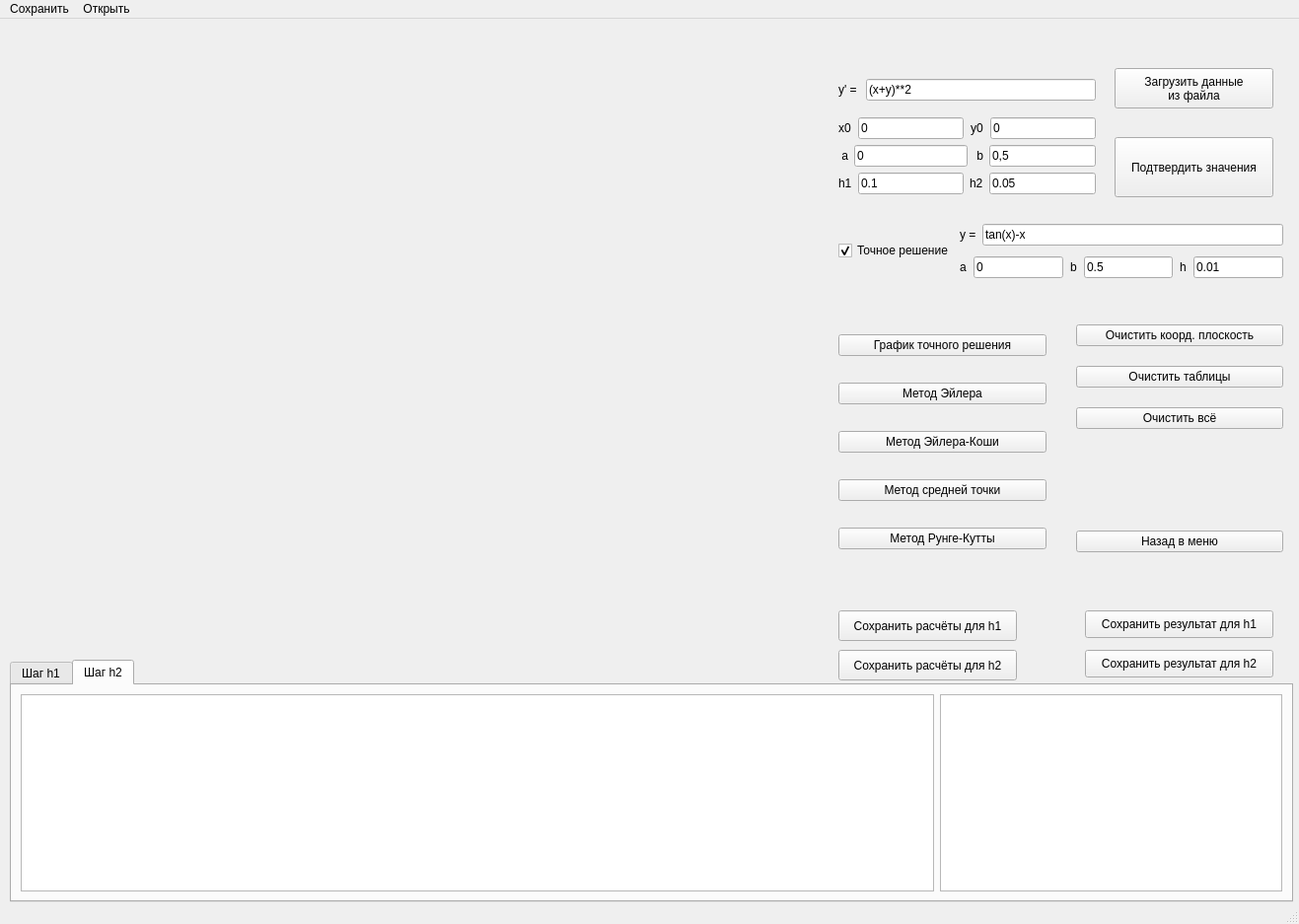
<?xml version="1.0" encoding="UTF-8"?>
<ui version="4.0">
 <class>MainWindow</class>
 <widget class="QMainWindow" name="MainWindow">
  <property name="geometry">
   <rect>
    <x>0</x>
    <y>0</y>
    <width>1317</width>
    <height>937</height>
   </rect>
  </property>
  <property name="minimumSize">
   <size>
    <width>1317</width>
    <height>937</height>
   </size>
  </property>
  <property name="maximumSize">
   <size>
    <width>1317</width>
    <height>937</height>
   </size>
  </property>
  <property name="windowTitle">
   <string>MainWindow</string>
  </property>
  <widget class="QWidget" name="centralwidget">
   <widget class="QTabWidget" name="tabWidget">
    <property name="geometry">
     <rect>
      <x>10</x>
      <y>650</y>
      <width>1301</width>
      <height>246</height>
     </rect>
    </property>
    <property name="currentIndex">
     <number>1</number>
    </property>
    <widget class="QWidget" name="tab">
     <attribute name="title">
      <string>Шаг h1</string>
     </attribute>
     <layout class="QHBoxLayout" name="horizontalLayout_10">
      <item>
       <layout class="QHBoxLayout" name="horizontalLayout" stretch="8,3">
        <item>
         <widget class="QTableView" name="h1_tableView"/>
        </item>
        <item>
         <widget class="QTableView" name="h1_result_tableView"/>
        </item>
       </layout>
      </item>
     </layout>
    </widget>
    <widget class="QWidget" name="tab_2">
     <attribute name="title">
      <string>Шаг h2</string>
     </attribute>
     <layout class="QHBoxLayout" name="horizontalLayout_19">
      <item>
       <layout class="QHBoxLayout" name="horizontalLayout_11" stretch="8,3">
        <item>
         <widget class="QTableView" name="h2_tableView"/>
        </item>
        <item>
         <widget class="QTableView" name="h2_result_tableView"/>
        </item>
       </layout>
      </item>
     </layout>
    </widget>
   </widget>
   <widget class="QWidget" name="layoutWidget">
    <property name="geometry">
     <rect>
      <x>850</x>
      <y>200</y>
      <width>451</width>
      <height>71</height>
     </rect>
    </property>
    <layout class="QHBoxLayout" name="horizontalLayout_18" stretch="2,7">
     <item>
      <widget class="QCheckBox" name="use_actual_solution_checkBox">
       <property name="text">
        <string>Точное решение</string>
       </property>
       <property name="checked">
        <bool>true</bool>
       </property>
      </widget>
     </item>
     <item>
      <layout class="QVBoxLayout" name="verticalLayout_5">
       <property name="spacing">
        <number>3</number>
       </property>
       <item>
        <layout class="QHBoxLayout" name="horizontalLayout_13">
         <item>
          <widget class="QLabel" name="label_9">
           <property name="text">
            <string>y = </string>
           </property>
          </widget>
         </item>
         <item>
          <widget class="QLineEdit" name="diff_eq_solution_line_edit">
           <property name="text">
            <string>tan(x)-x</string>
           </property>
          </widget>
         </item>
        </layout>
       </item>
       <item>
        <layout class="QHBoxLayout" name="horizontalLayout_17">
         <property name="spacing">
          <number>7</number>
         </property>
         <item>
          <layout class="QHBoxLayout" name="horizontalLayout_14">
           <item>
            <widget class="QLabel" name="label_10">
             <property name="text">
              <string>a</string>
             </property>
            </widget>
           </item>
           <item>
            <widget class="QLineEdit" name="solution_a_le">
             <property name="text">
              <string>0</string>
             </property>
            </widget>
           </item>
          </layout>
         </item>
         <item>
          <layout class="QHBoxLayout" name="horizontalLayout_15">
           <item>
            <widget class="QLabel" name="label_11">
             <property name="text">
              <string>b</string>
             </property>
            </widget>
           </item>
           <item>
            <widget class="QLineEdit" name="solution_b_le">
             <property name="text">
              <string>0.5</string>
             </property>
            </widget>
           </item>
          </layout>
         </item>
         <item>
          <layout class="QHBoxLayout" name="horizontalLayout_16">
           <item>
            <widget class="QLabel" name="label_12">
             <property name="text">
              <string>h</string>
             </property>
            </widget>
           </item>
           <item>
            <widget class="QLineEdit" name="solution_h_le">
             <property name="text">
              <string>0.01</string>
             </property>
            </widget>
           </item>
          </layout>
         </item>
        </layout>
       </item>
      </layout>
     </item>
    </layout>
   </widget>
   <widget class="QPushButton" name="check_settings_btn">
    <property name="geometry">
     <rect>
      <x>1130</x>
      <y>120</y>
      <width>161</width>
      <height>61</height>
     </rect>
    </property>
    <property name="text">
     <string>Подтвердить значения</string>
    </property>
   </widget>
   <widget class="QWidget" name="verticalLayoutWidget">
    <property name="geometry">
     <rect>
      <x>10</x>
      <y>10</y>
      <width>821</width>
      <height>631</height>
     </rect>
    </property>
    <layout class="QVBoxLayout" name="plot_layout">
     <item>
      <widget class="QWidget" name="plot_widget" native="true">
       <property name="minimumSize">
        <size>
         <width>400</width>
         <height>400</height>
        </size>
       </property>
      </widget>
     </item>
    </layout>
   </widget>
   <widget class="QWidget" name="layoutWidget_5">
    <property name="geometry">
     <rect>
      <x>1090</x>
      <y>310</y>
      <width>211</width>
      <height>231</height>
     </rect>
    </property>
    <layout class="QVBoxLayout" name="verticalLayout_2">
     <property name="spacing">
      <number>20</number>
     </property>
     <property name="leftMargin">
      <number>1</number>
     </property>
     <item>
      <widget class="QPushButton" name="clear_canvas_btn">
       <property name="text">
        <string>Очистить коорд. плоскость</string>
       </property>
      </widget>
     </item>
     <item>
      <widget class="QPushButton" name="clear_tables_btn">
       <property name="text">
        <string>Очистить таблицы</string>
       </property>
      </widget>
     </item>
     <item>
      <widget class="QPushButton" name="clear_all_btn">
       <property name="text">
        <string>Очистить всё</string>
       </property>
      </widget>
     </item>
     <item>
      <spacer name="verticalSpacer">
       <property name="orientation">
        <enum>Qt::Vertical</enum>
       </property>
       <property name="sizeHint" stdset="0">
        <size>
         <width>20</width>
         <height>40</height>
        </size>
       </property>
      </spacer>
     </item>
     <item>
      <widget class="QPushButton" name="back_btn">
       <property name="text">
        <string>Назад в меню</string>
       </property>
      </widget>
     </item>
    </layout>
   </widget>
   <widget class="QPushButton" name="save_res_h2_btn">
    <property name="geometry">
     <rect>
      <x>1100</x>
      <y>640</y>
      <width>191</width>
      <height>28</height>
     </rect>
    </property>
    <property name="text">
     <string>Сохранить результат для h2</string>
    </property>
   </widget>
   <widget class="QWidget" name="layoutWidget_4">
    <property name="geometry">
     <rect>
      <x>850</x>
      <y>300</y>
      <width>211</width>
      <height>261</height>
     </rect>
    </property>
    <layout class="QVBoxLayout" name="verticalLayout">
     <property name="spacing">
      <number>7</number>
     </property>
     <item>
      <widget class="QPushButton" name="actual_solution_btn">
       <property name="text">
        <string>График точного решения</string>
       </property>
      </widget>
     </item>
     <item>
      <widget class="QPushButton" name="Eulers_method_btn">
       <property name="text">
        <string>Метод Эйлера</string>
       </property>
      </widget>
     </item>
     <item>
      <widget class="QPushButton" name="Eulers_Cauchy_method_btn">
       <property name="text">
        <string>Метод Эйлера-Коши</string>
       </property>
      </widget>
     </item>
     <item>
      <widget class="QPushButton" name="midpoint_method_btn">
       <property name="text">
        <string>Метод средней точки</string>
       </property>
      </widget>
     </item>
     <item>
      <widget class="QPushButton" name="Runge_Kutta_method_btn">
       <property name="text">
        <string>Метод Рунге-Кутты</string>
       </property>
      </widget>
     </item>
    </layout>
   </widget>
   <widget class="QPushButton" name="save_all_h2_btn">
    <property name="geometry">
     <rect>
      <x>850</x>
      <y>640</y>
      <width>181</width>
      <height>31</height>
     </rect>
    </property>
    <property name="text">
     <string>Сохранить расчёты для h2</string>
    </property>
   </widget>
   <widget class="QWidget" name="layoutWidget_6">
    <property name="geometry">
     <rect>
      <x>850</x>
      <y>50</y>
      <width>261</width>
      <height>141</height>
     </rect>
    </property>
    <layout class="QVBoxLayout" name="verticalLayout_4">
     <item>
      <layout class="QHBoxLayout" name="horizontalLayout_2">
       <item>
        <widget class="QLabel" name="label">
         <property name="text">
          <string>y' = </string>
         </property>
        </widget>
       </item>
       <item>
        <widget class="QLineEdit" name="diff_eq_func_line_edit">
         <property name="text">
          <string>(x+y)**2</string>
         </property>
        </widget>
       </item>
      </layout>
     </item>
     <item>
      <layout class="QVBoxLayout" name="verticalLayout_3">
       <item>
        <layout class="QHBoxLayout" name="horizontalLayout_6">
         <item>
          <layout class="QHBoxLayout" name="horizontalLayout_7">
           <property name="spacing">
            <number>7</number>
           </property>
           <item>
            <widget class="QLabel" name="x0_label">
             <property name="text">
              <string>x0</string>
             </property>
            </widget>
           </item>
           <item>
            <widget class="QLineEdit" name="x0_le">
             <property name="text">
              <string>0</string>
             </property>
             <property name="placeholderText">
              <string/>
             </property>
            </widget>
           </item>
           <item>
            <layout class="QHBoxLayout" name="horizontalLayout_8">
             <item>
              <widget class="QLabel" name="y0_label">
               <property name="text">
                <string>y0</string>
               </property>
              </widget>
             </item>
             <item>
              <widget class="QLineEdit" name="y0_le">
               <property name="text">
                <string>0</string>
               </property>
              </widget>
             </item>
            </layout>
           </item>
          </layout>
         </item>
        </layout>
       </item>
       <item>
        <layout class="QHBoxLayout" name="horizontalLayout_5">
         <item>
          <layout class="QHBoxLayout" name="horizontalLayout_3">
           <item>
            <widget class="QLabel" name="diff_eq_a_label">
             <property name="text">
              <string> a</string>
             </property>
            </widget>
           </item>
           <item>
            <widget class="QLineEdit" name="diff_eq_a_le">
             <property name="text">
              <string>0</string>
             </property>
            </widget>
           </item>
           <item>
            <layout class="QHBoxLayout" name="horizontalLayout_4">
             <item>
              <widget class="QLabel" name="diff_eq_b_label">
               <property name="text">
                <string> b</string>
               </property>
              </widget>
             </item>
             <item>
              <widget class="QLineEdit" name="diff_eq_b_le">
               <property name="text">
                <string>0,5</string>
               </property>
              </widget>
             </item>
            </layout>
           </item>
          </layout>
         </item>
        </layout>
       </item>
       <item>
        <layout class="QHBoxLayout" name="horizontalLayout_12">
         <property name="leftMargin">
          <number>0</number>
         </property>
         <property name="rightMargin">
          <number>0</number>
         </property>
         <item>
          <widget class="QLabel" name="diff_eq_h1_label">
           <property name="text">
            <string>h1</string>
           </property>
          </widget>
         </item>
         <item>
          <widget class="QLineEdit" name="diff_eq_h1_le">
           <property name="text">
            <string>0.1</string>
           </property>
          </widget>
         </item>
         <item>
          <layout class="QHBoxLayout" name="horizontalLayout_9">
           <item>
            <widget class="QLabel" name="diff_eq_h2_label">
             <property name="text">
              <string>h2</string>
             </property>
            </widget>
           </item>
           <item>
            <widget class="QLineEdit" name="diff_eq_h2_le">
             <property name="text">
              <string>0.05</string>
             </property>
            </widget>
           </item>
          </layout>
         </item>
        </layout>
       </item>
      </layout>
     </item>
    </layout>
   </widget>
   <widget class="QPushButton" name="save_all_h1_btn">
    <property name="geometry">
     <rect>
      <x>850</x>
      <y>600</y>
      <width>181</width>
      <height>31</height>
     </rect>
    </property>
    <property name="text">
     <string>Сохранить расчёты для h1</string>
    </property>
   </widget>
   <widget class="QPushButton" name="save_res_h1_btn">
    <property name="geometry">
     <rect>
      <x>1100</x>
      <y>600</y>
      <width>191</width>
      <height>28</height>
     </rect>
    </property>
    <property name="text">
     <string>Сохранить результат для h1</string>
    </property>
   </widget>
   <widget class="QPushButton" name="upload_data_from_file_btn">
    <property name="geometry">
     <rect>
      <x>1130</x>
      <y>50</y>
      <width>161</width>
      <height>41</height>
     </rect>
    </property>
    <property name="text">
     <string>Загрузить данные
из файла</string>
    </property>
   </widget>
  </widget>
  <widget class="QMenuBar" name="menubar">
   <property name="geometry">
    <rect>
     <x>0</x>
     <y>0</y>
     <width>1317</width>
     <height>26</height>
    </rect>
   </property>
   <widget class="QMenu" name="menu">
    <property name="title">
     <string>Сохранить</string>
    </property>
    <addaction name="save_all_h1_action"/>
    <addaction name="save_all_h2_action"/>
    <addaction name="separator"/>
    <addaction name="save_res_h1_action"/>
    <addaction name="save_res_h2_action"/>
   </widget>
   <widget class="QMenu" name="open_menu">
    <property name="title">
     <string>Открыть</string>
    </property>
    <addaction name="open_file_action"/>
   </widget>
   <addaction name="menu"/>
   <addaction name="open_menu"/>
  </widget>
  <widget class="QStatusBar" name="statusbar"/>
  <action name="save_all_h1_action">
   <property name="text">
    <string>Сохранить расчёты для h1</string>
   </property>
  </action>
  <action name="save_all_h2_action">
   <property name="text">
    <string>Сохранить расчёты для h2</string>
   </property>
  </action>
  <action name="save_res_h1_action">
   <property name="text">
    <string>Сохранить результат для h1</string>
   </property>
  </action>
  <action name="save_res_h2_action">
   <property name="text">
    <string>Сохранить результат для h2</string>
   </property>
  </action>
  <action name="open_file_action">
   <property name="text">
    <string>Открыть файл с данными</string>
   </property>
  </action>
 </widget>
 <resources/>
 <connections/>
</ui>
